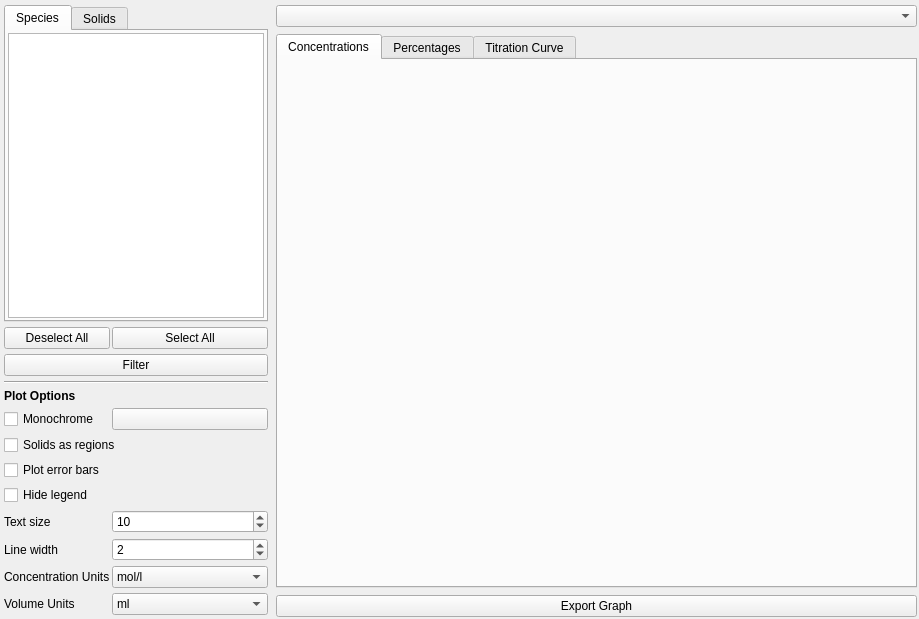
<?xml version="1.0" encoding="UTF-8"?>
<ui version="4.0">
 <class>PlotWindow</class>
 <widget class="QMainWindow" name="PlotWindow">
  <property name="geometry">
   <rect>
    <x>0</x>
    <y>0</y>
    <width>919</width>
    <height>619</height>
   </rect>
  </property>
  <property name="minimumSize">
   <size>
    <width>800</width>
    <height>600</height>
   </size>
  </property>
  <property name="windowTitle">
   <string>Export Plot</string>
  </property>
  <widget class="QWidget" name="centralwidget">
   <layout class="QHBoxLayout" name="horizontalLayout" stretch="0,1">
    <property name="leftMargin">
     <number>2</number>
    </property>
    <property name="topMargin">
     <number>5</number>
    </property>
    <property name="rightMargin">
     <number>2</number>
    </property>
    <property name="bottomMargin">
     <number>2</number>
    </property>
    <item>
     <widget class="QWidget" name="widget" native="true">
      <property name="sizePolicy">
       <sizepolicy hsizetype="Maximum" vsizetype="Preferred">
        <horstretch>0</horstretch>
        <verstretch>0</verstretch>
       </sizepolicy>
      </property>
      <layout class="QVBoxLayout" name="verticalLayout">
       <property name="spacing">
        <number>2</number>
       </property>
       <property name="leftMargin">
        <number>2</number>
       </property>
       <property name="topMargin">
        <number>0</number>
       </property>
       <property name="rightMargin">
        <number>2</number>
       </property>
       <property name="bottomMargin">
        <number>2</number>
       </property>
       <item>
        <widget class="QWidget" name="widget_2" native="true">
         <layout class="QGridLayout" name="gridLayout" columnstretch="0,1">
          <property name="leftMargin">
           <number>0</number>
          </property>
          <property name="topMargin">
           <number>0</number>
          </property>
          <property name="rightMargin">
           <number>0</number>
          </property>
          <property name="bottomMargin">
           <number>0</number>
          </property>
          <property name="horizontalSpacing">
           <number>2</number>
          </property>
          <property name="verticalSpacing">
           <number>5</number>
          </property>
          <item row="3" column="0" colspan="2">
           <widget class="QPushButton" name="filter">
            <property name="text">
             <string>Filter</string>
            </property>
           </widget>
          </item>
          <item row="8" column="0" colspan="2">
           <widget class="QCheckBox" name="errors_check">
            <property name="text">
             <string>Plot error bars</string>
            </property>
           </widget>
          </item>
          <item row="10" column="1">
           <widget class="QSpinBox" name="textSize">
            <property name="minimum">
             <number>1</number>
            </property>
            <property name="value">
             <number>10</number>
            </property>
           </widget>
          </item>
          <item row="1" column="1">
           <widget class="QPushButton" name="select_all">
            <property name="text">
             <string>Select All</string>
            </property>
           </widget>
          </item>
          <item row="11" column="1">
           <widget class="QSpinBox" name="lineWidth">
            <property name="minimum">
             <number>1</number>
            </property>
            <property name="value">
             <number>2</number>
            </property>
           </widget>
          </item>
          <item row="0" column="0" colspan="2">
           <widget class="QTabWidget" name="tabWidget_2">
            <property name="enabled">
             <bool>true</bool>
            </property>
            <property name="sizePolicy">
             <sizepolicy hsizetype="Expanding" vsizetype="Expanding">
              <horstretch>0</horstretch>
              <verstretch>0</verstretch>
             </sizepolicy>
            </property>
            <property name="mouseTracking">
             <bool>false</bool>
            </property>
            <property name="currentIndex">
             <number>0</number>
            </property>
            <widget class="QWidget" name="species">
             <attribute name="title">
              <string>Species</string>
             </attribute>
             <layout class="QHBoxLayout" name="horizontalLayout_4">
              <property name="leftMargin">
               <number>2</number>
              </property>
              <property name="topMargin">
               <number>2</number>
              </property>
              <property name="rightMargin">
               <number>2</number>
              </property>
              <property name="bottomMargin">
               <number>2</number>
              </property>
              <item>
               <widget class="QTableView" name="speciesView">
                <property name="sizePolicy">
                 <sizepolicy hsizetype="Minimum" vsizetype="Expanding">
                  <horstretch>0</horstretch>
                  <verstretch>0</verstretch>
                 </sizepolicy>
                </property>
                <property name="editTriggers">
                 <set>QAbstractItemView::EditTrigger::AllEditTriggers</set>
                </property>
                <property name="alternatingRowColors">
                 <bool>true</bool>
                </property>
                <attribute name="horizontalHeaderVisible">
                 <bool>false</bool>
                </attribute>
               </widget>
              </item>
             </layout>
            </widget>
            <widget class="QWidget" name="solids">
             <attribute name="title">
              <string>Solids</string>
             </attribute>
             <layout class="QHBoxLayout" name="horizontalLayout_3">
              <property name="leftMargin">
               <number>2</number>
              </property>
              <property name="topMargin">
               <number>2</number>
              </property>
              <property name="rightMargin">
               <number>2</number>
              </property>
              <property name="bottomMargin">
               <number>2</number>
              </property>
              <item>
               <widget class="QTableView" name="solidsView">
                <property name="sizePolicy">
                 <sizepolicy hsizetype="Minimum" vsizetype="Expanding">
                  <horstretch>0</horstretch>
                  <verstretch>0</verstretch>
                 </sizepolicy>
                </property>
                <property name="editTriggers">
                 <set>QAbstractItemView::EditTrigger::AllEditTriggers</set>
                </property>
                <property name="alternatingRowColors">
                 <bool>true</bool>
                </property>
                <attribute name="horizontalHeaderVisible">
                 <bool>false</bool>
                </attribute>
               </widget>
              </item>
             </layout>
            </widget>
           </widget>
          </item>
          <item row="1" column="0">
           <widget class="QPushButton" name="deselect_all">
            <property name="text">
             <string>Deselect All</string>
            </property>
           </widget>
          </item>
          <item row="11" column="0">
           <widget class="QLabel" name="lineWidth_label">
            <property name="text">
             <string>Line width</string>
            </property>
           </widget>
          </item>
          <item row="5" column="0" colspan="2">
           <widget class="QLabel" name="plot_options_label">
            <property name="text">
             <string>&lt;html&gt;&lt;head/&gt;&lt;body&gt;&lt;p&gt;&lt;span style=&quot; font-weight:700;&quot;&gt;Plot Options&lt;/span&gt;&lt;/p&gt;&lt;/body&gt;&lt;/html&gt;</string>
            </property>
           </widget>
          </item>
          <item row="7" column="0" colspan="2">
           <widget class="QCheckBox" name="regions_check">
            <property name="text">
             <string>Solids as regions</string>
            </property>
           </widget>
          </item>
          <item row="6" column="1">
           <widget class="ColorButton" name="monochrome_color">
            <property name="text">
             <string/>
            </property>
           </widget>
          </item>
          <item row="13" column="1">
           <widget class="QComboBox" name="v_unit">
            <item>
             <property name="text">
              <string>ml</string>
             </property>
            </item>
            <item>
             <property name="text">
              <string>l</string>
             </property>
            </item>
           </widget>
          </item>
          <item row="12" column="0">
           <widget class="QLabel" name="c_unit_label">
            <property name="text">
             <string>Concentration Units</string>
            </property>
           </widget>
          </item>
          <item row="4" column="0" colspan="2">
           <widget class="Line" name="line">
            <property name="orientation">
             <enum>Qt::Orientation::Horizontal</enum>
            </property>
           </widget>
          </item>
          <item row="12" column="1">
           <widget class="QComboBox" name="c_unit">
            <item>
             <property name="text">
              <string>mol/l</string>
             </property>
            </item>
            <item>
             <property name="text">
              <string>mmol/l</string>
             </property>
            </item>
            <item>
             <property name="text">
              <string>μmol/l</string>
             </property>
            </item>
           </widget>
          </item>
          <item row="13" column="0">
           <widget class="QLabel" name="v_unit_label">
            <property name="text">
             <string>Volume Units</string>
            </property>
           </widget>
          </item>
          <item row="10" column="0">
           <widget class="QLabel" name="textSize_label">
            <property name="text">
             <string>Text size</string>
            </property>
           </widget>
          </item>
          <item row="6" column="0">
           <widget class="QCheckBox" name="monochrome_check">
            <property name="text">
             <string>Monochrome</string>
            </property>
           </widget>
          </item>
          <item row="9" column="0" colspan="2">
           <widget class="QCheckBox" name="hide_legend_check">
            <property name="text">
             <string>Hide legend</string>
            </property>
           </widget>
          </item>
         </layout>
        </widget>
       </item>
      </layout>
     </widget>
    </item>
    <item>
     <layout class="QVBoxLayout" name="verticalLayout_4">
      <property name="spacing">
       <number>7</number>
      </property>
      <property name="leftMargin">
       <number>0</number>
      </property>
      <item>
       <widget class="QComboBox" name="titrationSelector">
        <property name="font">
         <font>
          <family>.AppleSystemUIFont</family>
         </font>
        </property>
       </widget>
      </item>
      <item>
       <widget class="QTabWidget" name="tabWidget">
        <property name="currentIndex">
         <number>0</number>
        </property>
        <widget class="QWidget" name="conc_tab">
         <attribute name="title">
          <string>Concentrations</string>
         </attribute>
         <layout class="QHBoxLayout" name="horizontalLayout_2">
          <property name="leftMargin">
           <number>1</number>
          </property>
          <property name="topMargin">
           <number>1</number>
          </property>
          <property name="rightMargin">
           <number>1</number>
          </property>
          <property name="bottomMargin">
           <number>1</number>
          </property>
          <item>
           <widget class="PlotWidget" name="conc_graph" native="true"/>
          </item>
         </layout>
        </widget>
        <widget class="QWidget" name="perc_tab">
         <attribute name="title">
          <string>Percentages</string>
         </attribute>
         <layout class="QVBoxLayout" name="verticalLayout_2" stretch="1,0">
          <property name="leftMargin">
           <number>1</number>
          </property>
          <property name="topMargin">
           <number>1</number>
          </property>
          <property name="rightMargin">
           <number>1</number>
          </property>
          <property name="bottomMargin">
           <number>1</number>
          </property>
          <item>
           <widget class="PlotWidget" name="perc_graph" native="true"/>
          </item>
          <item>
           <layout class="QFormLayout" name="formLayout_2">
            <property name="sizeConstraint">
             <enum>QLayout::SizeConstraint::SetDefaultConstraint</enum>
            </property>
            <item row="0" column="1">
             <widget class="QComboBox" name="componentComboBox_perc"/>
            </item>
            <item row="0" column="0">
             <widget class="QLabel" name="componentLabel_2">
              <property name="text">
               <string>Component:</string>
              </property>
             </widget>
            </item>
           </layout>
          </item>
         </layout>
        </widget>
        <widget class="QWidget" name="titration_tab">
         <attribute name="title">
          <string>Titration Curve</string>
         </attribute>
         <layout class="QVBoxLayout" name="verticalLayout_3" stretch="1,0">
          <property name="leftMargin">
           <number>1</number>
          </property>
          <property name="topMargin">
           <number>1</number>
          </property>
          <property name="rightMargin">
           <number>1</number>
          </property>
          <property name="bottomMargin">
           <number>1</number>
          </property>
          <item>
           <widget class="PlotWidget" name="titration_graph" native="true">
            <property name="sizePolicy">
             <sizepolicy hsizetype="Preferred" vsizetype="Preferred">
              <horstretch>0</horstretch>
              <verstretch>0</verstretch>
             </sizepolicy>
            </property>
           </widget>
          </item>
          <item>
           <layout class="QFormLayout" name="formLayout">
            <property name="sizeConstraint">
             <enum>QLayout::SizeConstraint::SetDefaultConstraint</enum>
            </property>
            <item row="0" column="0">
             <widget class="QLabel" name="componentLabel">
              <property name="text">
               <string>Component:</string>
              </property>
             </widget>
            </item>
            <item row="0" column="1">
             <widget class="QComboBox" name="componentComboBox"/>
            </item>
           </layout>
          </item>
         </layout>
        </widget>
       </widget>
      </item>
      <item>
       <widget class="QPushButton" name="exportButton">
        <property name="text">
         <string>Export Graph</string>
        </property>
       </widget>
      </item>
     </layout>
    </item>
   </layout>
  </widget>
 </widget>
 <customwidgets>
  <customwidget>
   <class>PlotWidget</class>
   <extends>QWidget</extends>
   <header>pyqtgraph</header>
   <container>1</container>
  </customwidget>
  <customwidget>
   <class>ColorButton</class>
   <extends>QPushButton</extends>
   <header>ui.widgets</header>
  </customwidget>
 </customwidgets>
 <resources/>
 <connections>
  <connection>
   <sender>deselect_all</sender>
   <signal>clicked()</signal>
   <receiver>PlotWindow</receiver>
   <slot>deselectAll()</slot>
   <hints>
    <hint type="sourcelabel">
     <x>144</x>
     <y>397</y>
    </hint>
    <hint type="destinationlabel">
     <x>0</x>
     <y>542</y>
    </hint>
   </hints>
  </connection>
  <connection>
   <sender>select_all</sender>
   <signal>clicked()</signal>
   <receiver>PlotWindow</receiver>
   <slot>selectAll()</slot>
   <hints>
    <hint type="sourcelabel">
     <x>208</x>
     <y>397</y>
    </hint>
    <hint type="destinationlabel">
     <x>0</x>
     <y>566</y>
    </hint>
   </hints>
  </connection>
  <connection>
   <sender>filter</sender>
   <signal>clicked()</signal>
   <receiver>PlotWindow</receiver>
   <slot>filterSpecies()</slot>
   <hints>
    <hint type="sourcelabel">
     <x>156</x>
     <y>429</y>
    </hint>
    <hint type="destinationlabel">
     <x>0</x>
     <y>449</y>
    </hint>
   </hints>
  </connection>
  <connection>
   <sender>regions_check</sender>
   <signal>clicked()</signal>
   <receiver>PlotWindow</receiver>
   <slot>changeSolidsGraphics()</slot>
   <hints>
    <hint type="sourcelabel">
     <x>97</x>
     <y>510</y>
    </hint>
    <hint type="destinationlabel">
     <x>289</x>
     <y>519</y>
    </hint>
   </hints>
  </connection>
  <connection>
   <sender>errors_check</sender>
   <signal>clicked()</signal>
   <receiver>PlotWindow</receiver>
   <slot>changeErrorsGraphics()</slot>
   <hints>
    <hint type="sourcelabel">
     <x>113</x>
     <y>550</y>
    </hint>
    <hint type="destinationlabel">
     <x>287</x>
     <y>485</y>
    </hint>
   </hints>
  </connection>
 </connections>
 <slots>
  <slot>selectAll()</slot>
  <slot>deselectAll()</slot>
  <slot>filterSpecies()</slot>
  <slot>changeSolidsGraphics()</slot>
  <slot>changeErrorsGraphics()</slot>
 </slots>
</ui>
